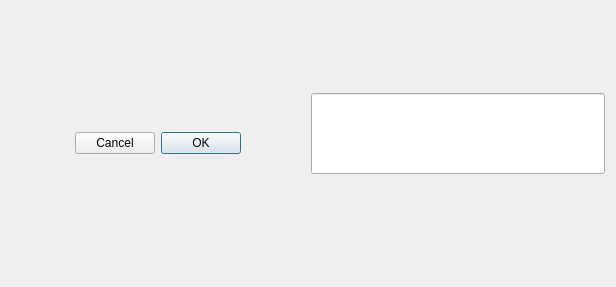
<?xml version="1.0" encoding="UTF-8"?>
<ui version="4.0">
 <class>Dialog</class>
 <widget class="QDialog" name="Dialog">
  <property name="geometry">
   <rect>
    <x>0</x>
    <y>0</y>
    <width>616</width>
    <height>287</height>
   </rect>
  </property>
  <property name="windowTitle">
   <string>Dialog</string>
  </property>
  <layout class="QHBoxLayout" name="horizontalLayout">
   <item>
    <layout class="QHBoxLayout" name="horizontalLayout_2">
     <item>
      <spacer name="horizontalSpacer_3">
       <property name="orientation">
        <enum>Qt::Horizontal</enum>
       </property>
       <property name="sizeHint" stdset="0">
        <size>
         <width>40</width>
         <height>20</height>
        </size>
       </property>
      </spacer>
     </item>
     <item>
      <widget class="QDialogButtonBox" name="buttonBox">
       <property name="layoutDirection">
        <enum>Qt::RightToLeft</enum>
       </property>
       <property name="orientation">
        <enum>Qt::Horizontal</enum>
       </property>
       <property name="standardButtons">
        <set>QDialogButtonBox::Cancel|QDialogButtonBox::Ok</set>
       </property>
      </widget>
     </item>
     <item>
      <spacer name="horizontalSpacer_2">
       <property name="orientation">
        <enum>Qt::Horizontal</enum>
       </property>
       <property name="sizeHint" stdset="0">
        <size>
         <width>40</width>
         <height>20</height>
        </size>
       </property>
      </spacer>
     </item>
    </layout>
   </item>
   <item>
    <layout class="QVBoxLayout" name="verticalLayout">
     <item>
      <spacer name="verticalSpacer_2">
       <property name="orientation">
        <enum>Qt::Vertical</enum>
       </property>
       <property name="sizeHint" stdset="0">
        <size>
         <width>20</width>
         <height>40</height>
        </size>
       </property>
      </spacer>
     </item>
     <item>
      <widget class="QLineEdit" name="lineEdit_quantity">
       <property name="sizePolicy">
        <sizepolicy hsizetype="Expanding" vsizetype="Expanding">
         <horstretch>0</horstretch>
         <verstretch>0</verstretch>
        </sizepolicy>
       </property>
      </widget>
     </item>
     <item>
      <spacer name="verticalSpacer">
       <property name="orientation">
        <enum>Qt::Vertical</enum>
       </property>
       <property name="sizeHint" stdset="0">
        <size>
         <width>20</width>
         <height>40</height>
        </size>
       </property>
      </spacer>
     </item>
     <item>
      <spacer name="horizontalSpacer">
       <property name="orientation">
        <enum>Qt::Horizontal</enum>
       </property>
       <property name="sizeHint" stdset="0">
        <size>
         <width>40</width>
         <height>20</height>
        </size>
       </property>
      </spacer>
     </item>
    </layout>
   </item>
  </layout>
 </widget>
 <resources/>
 <connections>
  <connection>
   <sender>buttonBox</sender>
   <signal>accepted()</signal>
   <receiver>Dialog</receiver>
   <slot>accept()</slot>
   <hints>
    <hint type="sourcelabel">
     <x>248</x>
     <y>254</y>
    </hint>
    <hint type="destinationlabel">
     <x>157</x>
     <y>274</y>
    </hint>
   </hints>
  </connection>
  <connection>
   <sender>buttonBox</sender>
   <signal>rejected()</signal>
   <receiver>Dialog</receiver>
   <slot>reject()</slot>
   <hints>
    <hint type="sourcelabel">
     <x>316</x>
     <y>260</y>
    </hint>
    <hint type="destinationlabel">
     <x>286</x>
     <y>274</y>
    </hint>
   </hints>
  </connection>
 </connections>
</ui>
